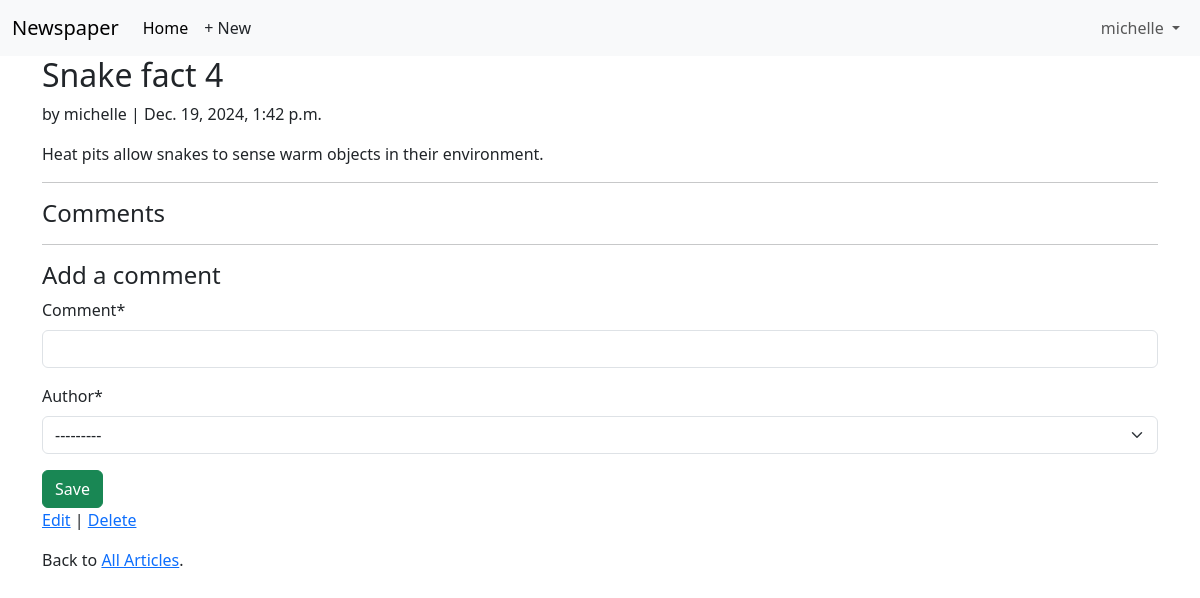
Screenshot of /articles/4/ (signed in) with the database file from the repository.
### accounts/models.py (models this page shows)
class CustomUser(AbstractUser):
    age = models.PositiveIntegerField(null=True, blank = True)

### articles/models.py (models this page shows, shortened)
class Article(models.Model):
    title = models.CharField(max_length=255)
    body = models.TextField()
    date = models.DateTimeField(auto_now_add=True)
    author = models.ForeignKey(
        settings.AUTH_USER_MODEL,
        on_delete=models.CASCADE,
    )

### articles/views.py (the view, shortened to what this page needs)
class ArticleDetailView(LoginRequiredMixin, View): # new
    def get(self, request, *args, **kwargs):
        view = CommentGet.as_view()
        return view(request, *args, **kwargs)

### articles/forms.py
class CommentForm(forms.ModelForm):
    class Meta:
        model = Comment
        fields = ('comment', 'author')

### articles/views.py (called while the page is built)
    def get_context_data(self, **kwargs):
        context = super().get_context_data(**kwargs)
        context['form'] = CommentForm()
        return context

### templates/article_detail.html (shortened to what this page needs)
{% extends 'base.html' %}
{% load crispy_forms_tags %}
{% block content %}
<div class='article-entry'>
  <h2>{{ object.title }}</h2>
  <p>by {{ object.author }} | {{ object.date }}</p>
  <p>{{ object.body }}</p>
<div>
<hr>
<h4>Comments</h4>
<hr>
<h4>Add a comment</h4>
  <form action='' method='post'>{% csrf_token %}
    {{ form|crispy }}
    <button class='btn btn-success ml-2' type='submit'>Save</button>
  </form>
<p><a href='{% url 'article_edit' article.pk %}'>Edit</a> |
  <a href='{% url 'article_delete' article.pk %}'>Delete</a></p>
<p>Back to <a href='{% url 'article_list' %}'>All Articles</a>.</p>
{% endblock content %}

### templates/base.html (shortened to what this page needs)
{% load static %}
<!DOCTYPE html>
<html>
<head>
  <link href="https://cdn.jsdelivr.net/npm/bootstrap@5.3.3/dist/css/bootstrap.min.css" rel="stylesheet">
</head>
<body>
  <nav class="navbar navbar-expand-lg bg-body-tertiary">
    <div class="container-fluid">
      <a class="navbar-brand" href="{% url 'home' %}">Newspaper</a>
      <div class="collapse navbar-collapse" id="navbarSupportedContent">
        <ul class="navbar-nav me-auto mb-2 mb-lg-0">
          <li class="nav-item">
            <a class="nav-link active" aria-current="page" href="#">Home</a>
          </li>
          {% if user.is_authenticated %}
          <li><a href="{% url 'article_new' %}"
            class="nav-link px-2 link-dark">+ New</a></li>
        </ul>
        <div class="mr-auto">
          <ul class="navbar-nav">
            <li class="nav-item dropdown">
              <a class="nav-link dropdown-toggle" href="#" role="button" data-bs-toggle="dropdown"
                aria-expanded="false">
                {{ user.username }}
              </a>
            </li>
        {% endif %}
      </div>
    </div>
  </nav>
  <main>
    <div class="container">
      {% block content %}
      {% endblock content %}
    </div>
  </main>
</body>
</html>

### rows the page displays
CustomUser: username "michelle"
Article: title "Snake fact 4", author "michelle", date "Dec. 19, 2024, 1:42 p.m.", body "Heat pits allow snakes to sense warm objects in their environment."
